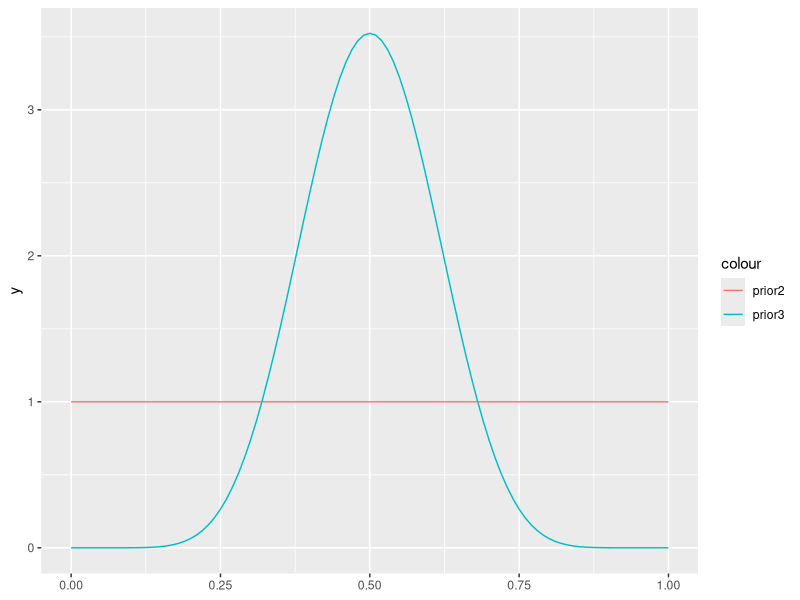
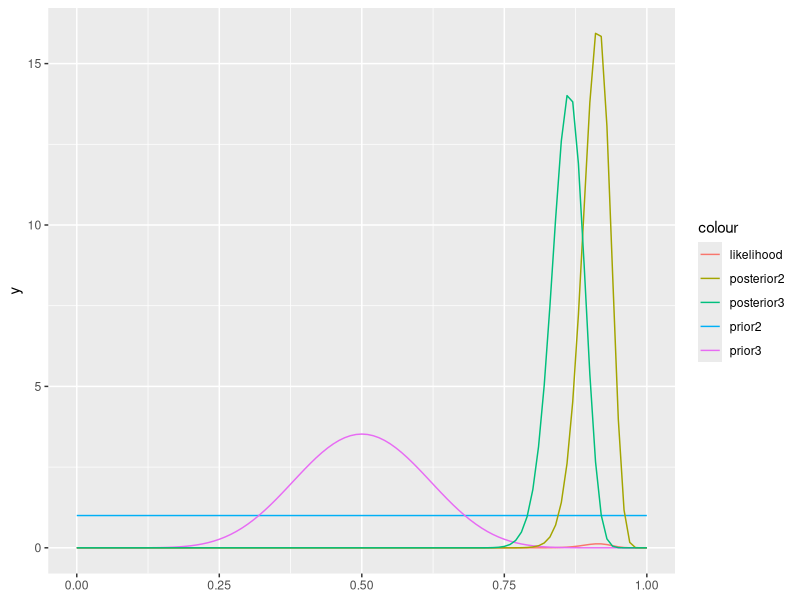
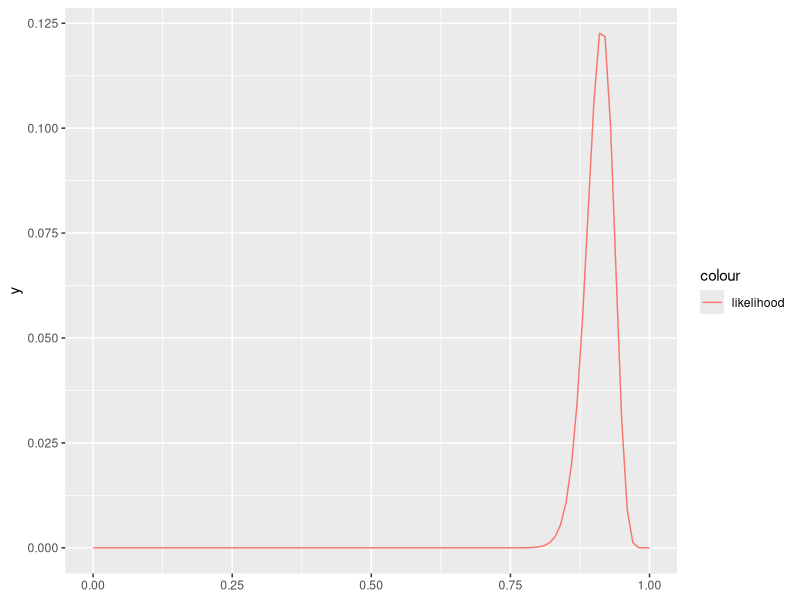

Source code (R) for these figures, in order:
## ---- chunk 1
n=129
y=118
theta_hat=y/n
upper=theta_hat+1.96*sqrt(theta_hat*(1-theta_hat)/n)
lower=theta_hat-1.96*sqrt(theta_hat*(1-theta_hat)/n)
sprintf("MLE estimate of theta is %f",theta_hat)
sprintf("confidence interval is (%f , %f)", lower, upper) 
## ---- chunk 2
pos_mean=(y+1)/(y+1+n-y+1)
sprintf("posterior mean is %f",pos_mean)
sprintf("credible interval is (%f,%f)", qbeta(0.025,y+1,n-y+1),qbeta(0.975,y+1,n-y+1))
## ---- chunk 3
library(ggplot2)
  ggplot()+
  xlim(0,1)+
  stat_function(aes(color="prior2"),fun=dbeta,args=list(shape1=1,shape2=1))+
  stat_function(aes(color="prior3"),fun=dbeta,args=list(shape1=10,shape2=10))
## ---- chunk 4
set.seed(1)
ggplot()+
  xlim(0,1)+
  stat_function(aes(colour = "likelihood"),fun = dbinom, args = list(x=y,size=n))+
  stat_function(aes(color="prior2"),fun=dbeta,args=list(shape1=1,shape2=1))+
  stat_function(aes(color="prior3"),fun=dbeta,args=list(shape1=10,shape2=10))+
  stat_function(aes(color="posterior2"),fun=dbeta,
                args=list(shape1=118+1,shape2=129-118+1))+
  stat_function(aes(color="posterior3"),fun=dbeta,
                args=list(shape1=118+10,shape2=129-118+10))

## ---- chunk 5
ggplot()+
  xlim(0,1)+
  stat_function(aes(colour = "likelihood"),fun = dbinom, args = list(x=y,size=n))
